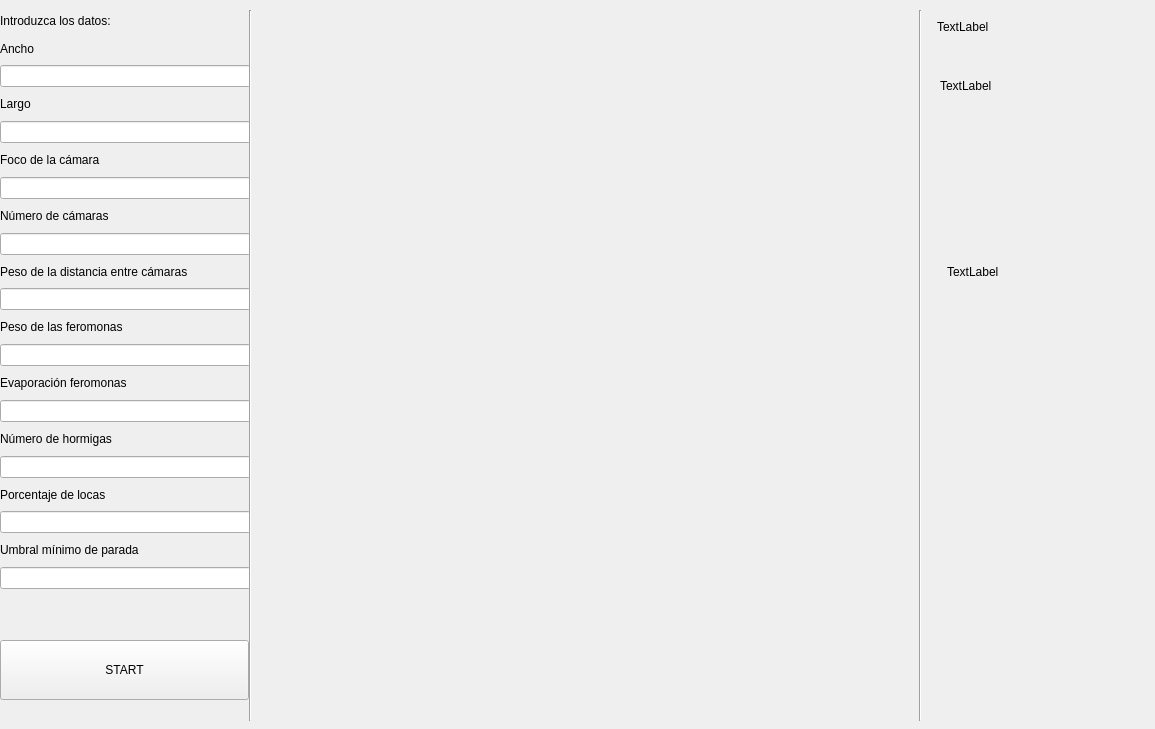
<?xml version="1.0" encoding="UTF-8"?>
<ui version="4.0">
 <class>Cameras</class>
 <widget class="QWidget" name="Cameras">
  <property name="windowModality">
   <enum>Qt::WindowModal</enum>
  </property>
  <property name="geometry">
   <rect>
    <x>0</x>
    <y>0</y>
    <width>1155</width>
    <height>729</height>
   </rect>
  </property>
  <property name="sizePolicy">
   <sizepolicy hsizetype="MinimumExpanding" vsizetype="MinimumExpanding">
    <horstretch>0</horstretch>
    <verstretch>0</verstretch>
   </sizepolicy>
  </property>
  <property name="maximumSize">
   <size>
    <width>16777215</width>
    <height>16777215</height>
   </size>
  </property>
  <property name="mouseTracking">
   <bool>false</bool>
  </property>
  <property name="focusPolicy">
   <enum>Qt::StrongFocus</enum>
  </property>
  <property name="contextMenuPolicy">
   <enum>Qt::ActionsContextMenu</enum>
  </property>
  <property name="acceptDrops">
   <bool>true</bool>
  </property>
  <property name="windowTitle">
   <string>Distribución de cámaras</string>
  </property>
  <property name="inputMethodHints">
   <set>Qt::ImhPreferNumbers</set>
  </property>
  <widget class="QWidget" name="verticalLayoutWidget">
   <property name="geometry">
    <rect>
     <x>0</x>
     <y>10</y>
     <width>251</width>
     <height>579</height>
    </rect>
   </property>
   <layout class="QVBoxLayout" name="configuration">
    <item>
     <widget class="QLabel" name="label_2">
      <property name="text">
       <string>Introduzca los datos:</string>
      </property>
     </widget>
    </item>
    <item>
     <widget class="QLabel" name="label_9">
      <property name="text">
       <string>Ancho</string>
      </property>
     </widget>
    </item>
    <item>
     <widget class="QLineEdit" name="rows">
      <property name="enabled">
       <bool>true</bool>
      </property>
      <property name="inputMethodHints">
       <set>Qt::ImhPreferNumbers</set>
      </property>
     </widget>
    </item>
    <item>
     <widget class="QLabel" name="label_10">
      <property name="text">
       <string>Largo</string>
      </property>
     </widget>
    </item>
    <item>
     <widget class="QLineEdit" name="cols">
      <property name="focusPolicy">
       <enum>Qt::StrongFocus</enum>
      </property>
     </widget>
    </item>
    <item>
     <widget class="QLabel" name="label_11">
      <property name="text">
       <string>Foco de la cámara</string>
      </property>
     </widget>
    </item>
    <item>
     <widget class="QLineEdit" name="focus"/>
    </item>
    <item>
     <widget class="QLabel" name="label_12">
      <property name="text">
       <string>Número de cámaras</string>
      </property>
     </widget>
    </item>
    <item>
     <widget class="QLineEdit" name="numCameras"/>
    </item>
    <item>
     <widget class="QLabel" name="label_5">
      <property name="text">
       <string>Peso de la distancia entre cámaras</string>
      </property>
     </widget>
    </item>
    <item>
     <widget class="QLineEdit" name="distPower"/>
    </item>
    <item>
     <widget class="QLabel" name="label_4">
      <property name="text">
       <string>Peso de las feromonas</string>
      </property>
     </widget>
    </item>
    <item>
     <widget class="QLineEdit" name="pheromPower"/>
    </item>
    <item>
     <widget class="QLabel" name="label_6">
      <property name="text">
       <string>Evaporación feromonas</string>
      </property>
     </widget>
    </item>
    <item>
     <widget class="QLineEdit" name="evaporation"/>
    </item>
    <item>
     <widget class="QLabel" name="label_7">
      <property name="text">
       <string>Número de hormigas</string>
      </property>
     </widget>
    </item>
    <item>
     <widget class="QLineEdit" name="numAnts"/>
    </item>
    <item>
     <widget class="QLabel" name="label_8">
      <property name="text">
       <string>Porcentaje de locas</string>
      </property>
     </widget>
    </item>
    <item>
     <widget class="QLineEdit" name="numCrazy"/>
    </item>
    <item>
     <widget class="QLabel" name="label_13">
      <property name="text">
       <string>Umbral mínimo de parada</string>
      </property>
     </widget>
    </item>
    <item>
     <widget class="QLineEdit" name="minThreshold"/>
    </item>
   </layout>
  </widget>
  <widget class="QWidget" name="verticalLayoutWidget_2">
   <property name="geometry">
    <rect>
     <x>280</x>
     <y>0</y>
     <width>631</width>
     <height>721</height>
    </rect>
   </property>
   <layout class="QVBoxLayout" name="imagesLayout">
    <item>
     <widget class="QWidget" name="image" native="true">
      <property name="sizePolicy">
       <sizepolicy hsizetype="Preferred" vsizetype="Preferred">
        <horstretch>0</horstretch>
        <verstretch>0</verstretch>
       </sizepolicy>
      </property>
      <zorder>pheromones</zorder>
     </widget>
    </item>
    <item>
     <widget class="QWidget" name="pheromones" native="true"/>
    </item>
   </layout>
  </widget>
  <widget class="Line" name="line">
   <property name="geometry">
    <rect>
     <x>240</x>
     <y>10</y>
     <width>20</width>
     <height>711</height>
    </rect>
   </property>
   <property name="sizePolicy">
    <sizepolicy hsizetype="Fixed" vsizetype="Expanding">
     <horstretch>0</horstretch>
     <verstretch>0</verstretch>
    </sizepolicy>
   </property>
   <property name="orientation">
    <enum>Qt::Vertical</enum>
   </property>
  </widget>
  <widget class="QPushButton" name="start">
   <property name="geometry">
    <rect>
     <x>0</x>
     <y>640</y>
     <width>249</width>
     <height>60</height>
    </rect>
   </property>
   <property name="text">
    <string>START</string>
   </property>
  </widget>
  <widget class="Line" name="line_2">
   <property name="geometry">
    <rect>
     <x>910</x>
     <y>10</y>
     <width>20</width>
     <height>711</height>
    </rect>
   </property>
   <property name="orientation">
    <enum>Qt::Vertical</enum>
   </property>
  </widget>
  <widget class="QLabel" name="state">
   <property name="geometry">
    <rect>
     <x>937</x>
     <y>6</y>
     <width>201</width>
     <height>41</height>
    </rect>
   </property>
   <property name="text">
    <string>TextLabel</string>
   </property>
  </widget>
  <widget class="QLabel" name="process">
   <property name="geometry">
    <rect>
     <x>940</x>
     <y>70</y>
     <width>201</width>
     <height>31</height>
    </rect>
   </property>
   <property name="text">
    <string>TextLabel</string>
   </property>
  </widget>
  <widget class="QLabel" name="listProcess">
   <property name="geometry">
    <rect>
     <x>947</x>
     <y>116</y>
     <width>171</width>
     <height>311</height>
    </rect>
   </property>
   <property name="text">
    <string>TextLabel</string>
   </property>
  </widget>
 </widget>
 <resources/>
 <connections/>
</ui>
